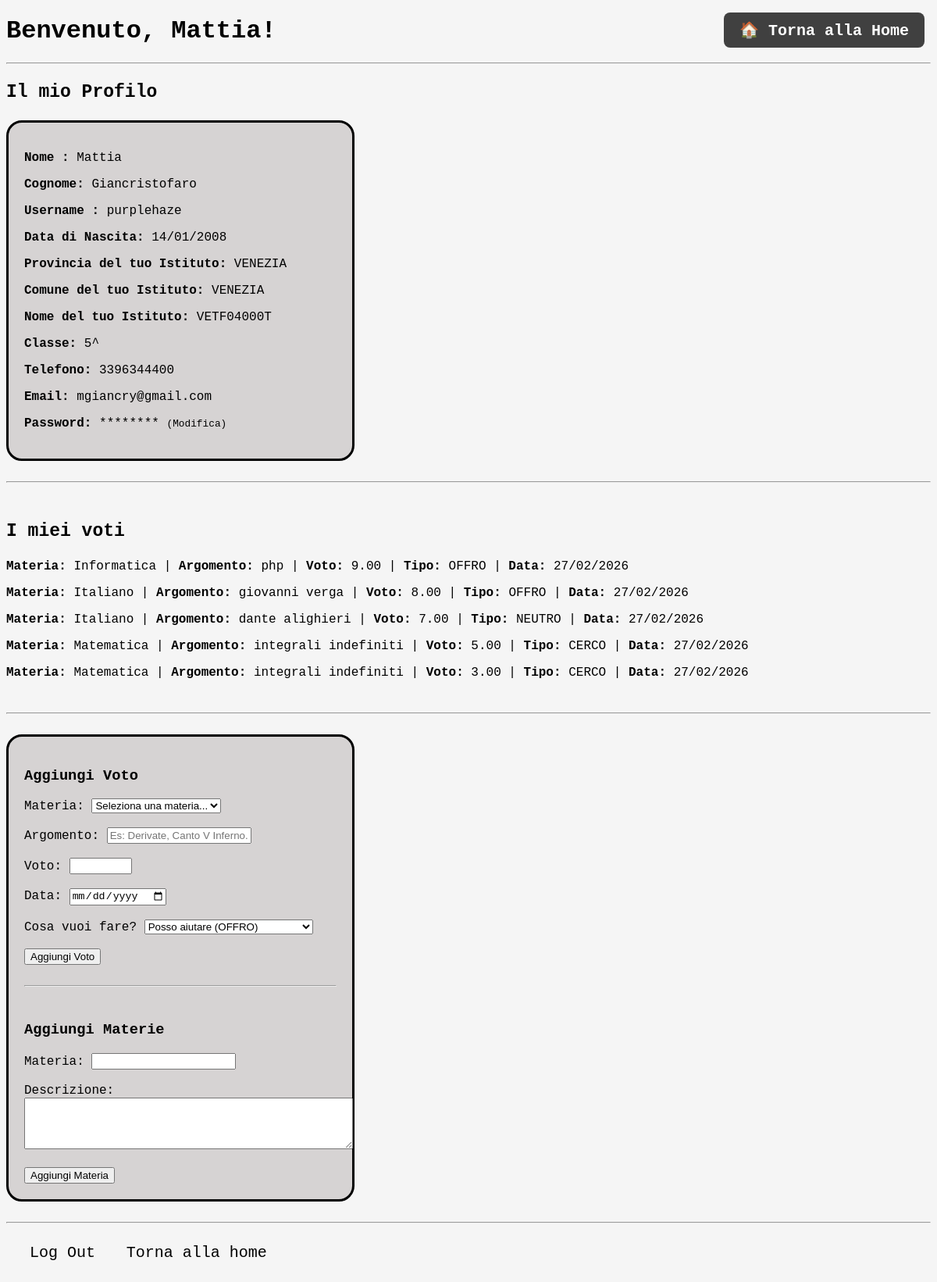
Screenshot of /userpages/profile.php (signed in) with the database file from the repository.
### tables this page shows
CREATE TABLE `utenti` (
  `idUtente` int NOT NULL,
  `nome` varchar(50) NOT NULL,
  `cognome` varchar(50) NOT NULL,
  `username` varchar(50) NOT NULL,
  `indirizzo` varchar(255) NOT NULL,
  `dataNascita` date NOT NULL,
  `provinciaIstituto` varchar(100) NOT NULL,
  `comuneIstituto` varchar(100) NOT NULL,
  `nomeIstituto` varchar(100) NOT NULL,
  `classe` varchar(20) NOT NULL,
  `telefono` varchar(20) NOT NULL,
  `email` varchar(100) NOT NULL,
  `password` varchar(255) NOT NULL
);

CREATE TABLE `voti` (
  `idVoto` int NOT NULL,
  `idUtente` int NOT NULL,
  `materia` varchar(100) NOT NULL,
  `argomento` varchar(255) NOT NULL,
  `voto` decimal(4,2) NOT NULL,
  `tipo` enum('OFFRO','CERCO','NEUTRO') NOT NULL,
  `data_inserimento` timestamp NOT NULL
);

### userpages/profile.php (the view, shortened to what this page needs)
<?php
require_once '../include/dbHandler.php';
$id = $_SESSION['idUtente'];
$conn = DBHandler::getPDO();
try{
    $sql = "SELECT * FROM utenti WHERE idUtente = :idUtente";
    $stmt = $conn->prepare($sql);
    $stmt->execute([':idUtente' => $id]);
    $user = $stmt->fetch();
    if($user){
        $user_name = $user['nome'];
    }else{
        header('Location: ../include/logout.php');
        exit();
    }
}catch (PDOException $e) {
    die("Errore di connessione: " . $e->getMessage());
}
?>
<!DOCTYPE html>
<html lang="it">
<head>
    <link rel="stylesheet" href="../style.css">
</head>
<body>
    <?php require_once '../include/header_home.php'; ?>
    <h1>Benvenuto, <?php echo htmlspecialchars($user_name); ?>!</h1>
    <hr>
    <h3 style="font-size: 23px;">Il mio Profilo</h3>
    <div class = 'myDiv'>
        <p><b>Nome : </b><?php echo htmlspecialchars($user_name); ?></p>
        <p><b>Cognome: </b><?php echo htmlspecialchars($user['cognome']); ?></p>
        <p><b>Username : </b><?php echo htmlspecialchars($user['username']); ?></p>
        <p><b>Data di Nascita: </b><?php echo date('d/m/Y', strtotime($user['dataNascita'])); ?></p>
        <p><b>Provincia del tuo Istituto: </b><?php echo htmlspecialchars($user['provinciaIstituto']); ?></p>
        <p><b>Comune del tuo Istituto: </b><?php echo htmlspecialchars($user['comuneIstituto']); ?></p>
        <p><b>Nome del tuo Istituto: </b><?php echo htmlspecialchars($user['nomeIstituto']); ?></p>
        <p><b>Classe: </b><?php echo htmlspecialchars($user['classe']); ?>^</p>
        <p><b>Telefono: </b><?php echo htmlspecialchars($user['telefono']); ?></p>
        <p><b>Email: </b><?php echo htmlspecialchars($user['email']); ?></p>
        <p><b>Password:</b> ******** <a href="../include/editPassword.php" style="font-size: 0.8em;">(Modifica)</a></p>
    </div>
    <br><hr><br>
    <h3 style="font-size: 23px;">I miei voti</h3>
        <?php
        try {
            $sql = "SELECT * FROM voti WHERE idUtente = :idUtente ORDER BY idVoto DESC";
            $stmt = $conn->prepare($sql);
            $stmt->execute([':idUtente' => $id]);
            $voti = $stmt->fetchAll();
            if ($voti) {
                foreach ($voti as $voto) {
                    echo "<p><b>Materia:</b> " . htmlspecialchars($voto['materia']) . " | <b>Argomento:</b> " . htmlspecialchars($voto['argomento']) . " | <b>Voto:</b> " . htmlspecialchars($voto['voto']) . " | <b>Tipo:</b> " . htmlspecialchars($voto['tipo']) ." | <b>Data:</b> " . date('d/m/Y ', strtotime($voto['data_inserimento'])) . "</p>";
                }
            } else {
                echo "<p>Nessun voto aggiunto finora.</p>";
            }
        } catch (PDOException $e) {
            die("Errore di connessione: " . $e->getMessage());
        }
        ?>
        <br><hr><br>
    <div class="myDiv">
        <h3>Aggiungi Voto</h3>
        <form action="../include/addGrade.php" method="POST">
            <label for="materia">Materia:</label>
            <select id="materia" name="materia" required>
                <option value="" disabled selected>Seleziona una materia...</option>
            </select>
            <br><br>
            <label for="argomento">Argomento:</label>
            <input type="text" id="argomento" name="argomento" placeholder="Es: Derivate, Canto V Inferno..." required>
            <br><br>
            <label for="voto">Voto:</label>
            <input type="number" id="voto" name="voto" min="1" max="10" step="0.25" required>
            <br><br>
            <label for="data">Data:</label>
            <input type="date" id="data" name="data" required>
            <br><br>
            <label for="tipo">Cosa vuoi fare?</label>
            <select id="tipo" name="tipo" required>
                <option value="OFFRO">Posso aiutare (OFFRO)</option>
            </select>
            <br><br>
            <input type="submit" value="Aggiungi Voto">
        </form>
        <br><hr><br>
        <h3>Aggiungi Materie</h3>
        <form action="../include/addSubject.php" method="POST">
            <label for="materia">Materia:</label>
            <input type="text" id="materia" name="materia" required><br><br>
            <label for="descrizione">Descrizione:</label><br>
            <textarea name="descrizione" rows="4" cols="50" required></textarea> <br><br>
            <input type="submit" value="Aggiungi Materia">
        </form>
    </div>
    <br><hr><br>
    <a href="../include/logout.php" class="myTitle">Log Out</a>
    <a href="../index.php" class="myTitle">Torna alla home</a> <br><br>
</body>
</html>

### include/header_home.php
<link rel="stylesheet" href="../style.css">
<header style="
    position: absolute;
    top: 0;
    right: 0;
    padding: 1rem;
    background: transparent;
    display: flex;
    align-items: center;
    z-index: 1000;
    font-size: 20px;
    /*    margin-right: 20px;
    margin-top: 15px;*/
">
    <nav>
        <a href="../index.php" style="
            display: inline-block;" class="btn">
            🏠 Torna alla Home
        </a>
    </nav>
</header>

### style.css (style rules this page uses)
body { background-color: whitesmoke; font-family: 'Courier New', Courier, monospace; }
a { text-decoration: none; color: inherit; }
.myTitle { margin-left: 30px; font-size: 20px; }
.myDiv { border: 3px solid black; background-color: rgb(214, 211, 211); padding: 20px; width: 400px; border-radius: 20px; }
.btn { font-size: 20px; display: inline-block; padding: 10px 20px; background-color: #2e2e2ee7; color: white; text-decoration: none; border-radius: 8px; font-weight: bold; text-align: center; font-family: inherit; transition: background 0.3s; }

### rows the page displays
utenti: nome "Mattia", cognome "Giancristofaro", username "purplehaze", dataNascita "14/01/2008", provinciaIstituto "VENEZIA", comuneIstituto "VENEZIA", nomeIstituto "VETF04000T", classe "5", telefono "3396344400", email "mgiancry@gmail.com"
voti: materia "Informatica", argomento "php", voto "9.00", tipo "OFFRO", data_inserimento "27/02/2026"
voti: materia "Italiano", argomento "giovanni verga", voto "8.00", tipo "OFFRO", data_inserimento "27/02/2026"
voti: materia "Italiano", argomento "dante alighieri", voto "7.00", tipo "NEUTRO", data_inserimento "27/02/2026"
voti: materia "Matematica", argomento "integrali indefiniti", voto "5.00", tipo "CERCO", data_inserimento "27/02/2026"
voti: materia "Matematica", argomento "integrali indefiniti", voto "3.00", tipo "CERCO", data_inserimento "27/02/2026"
